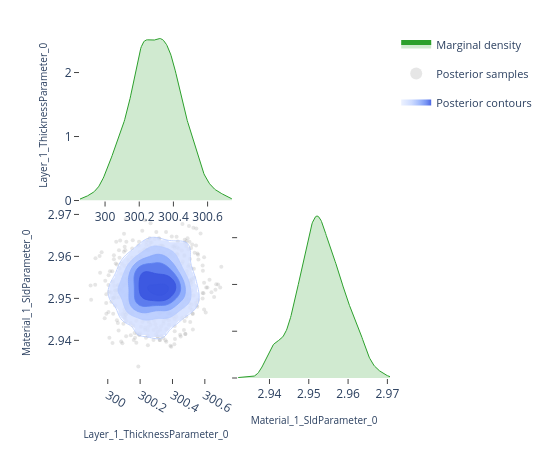

Notebook cell for this chart:
### Code cell
# ---- Pairwise focus: thickness vs SLD ---------------------------------------
# A 2-parameter corner plot zooms in on the joint posterior for a specific
# pair.  This is the same view the EasyReflectometryApp's "2D Heatmap"
# sub-tab uses to inspect parameter degeneracies.


params_of_interest = ['Layer_1_ThicknessParameter_0', 'Material_1_SldParameter_0']
idx = [posterior.param_names.index(p) for p in params_of_interest]
subset_draws = np.asarray(posterior.draws)[:, idx]

fig = plot_corner(subset_draws, params_of_interest)
fig.show()

### Figure 1 — Plotly figure (JSON) as saved in the notebook; plotly's stock layout.template omitted (floating-point values rounded to 4 significant figures; data arrays with more than 128 entries replaced by an {"elided": "..."} marker saying what was removed)
{"data": [{"fill": "tozeroy", "fillcolor": "rgba(44, 160, 44, 0.22)", "hoverinfo": "skip", "legendgroup": "marginal", "line": {"color": "rgb(44, 160, 44)", "width": 1}, "mode": "lines", "name": "Marginal density", "showlegend": true, "type": "scatter", "x": {"elided": "256 float values"}, "xaxis": "x", "y": {"elided": "256 float values"}, "yaxis": "y"}, {"hoverinfo": "skip", "legendgroup": "scatter", "marker": {"color": "rgba(140, 140, 140, 0.22)", "size": 4}, "mode": "markers", "name": "Posterior samples", "showlegend": true, "type": "scatter", "x": {"elided": "720 float values"}, "xaxis": "x3", "y": {"elided": "720 float values"}, "yaxis": "y3", "zorder": 0}, {"colorscale": [[0.0, "rgba(224, 233, 255, 0.62)"], [0.35, "rgba(183, 203, 255, 0.70)"], [0.6, "rgba(138, 169, 252, 0.78)"], [0.82, "rgba(96, 131, 242, 0.84)"], [1.0, "rgba(58, 86, 224, 0.90)"]], "connectgaps": false, "contours": {"coloring": "fill", "end": 160.3, "showlabels": false, "showlines": false, "size": 25.32, "start": 33.76}, "hoverinfo": "skip", "legendgroup": "contour", "name": "Posterior contours", "showlegend": true, "showscale": false, "type": "contour", "x": [299.9, 299.9, 299.9, 299.9, 299.9, 299.9, 299.9, 299.9, 299.9, 300.0, 300.0, 300.0, 300.0, 300.0, 300.0, 300.0, 300.0, 300.0, 300.1, 300.1, 300.1, 300.1, 300.1, 300.1, 300.1, 300.1, 300.1, 300.2, 300.2, 300.2, 300.2, 300.2, 300.2, 300.2, 300.2, 300.2, 300.3, 300.3, 300.3, 300.3, 300.3, 300.3, 300.3, 300.3, 300.3, 300.4, 300.4, 300.4, 300.4, 300.4, 300.4, 300.4, 300.4, 300.4, 300.5, 300.5, 300.5, 300.5, 300.5, 300.5, 300.5, 300.5, 300.6, 300.6, 300.6, 300.6, 300.6, 300.6, 300.6, 300.6, 300.6, 300.7, 300.7, 300.7, 300.7, 300.7, 300.7, 300.7, 300.7, 300.7], "xaxis": "x3", "y": [2.932, 2.933, 2.933, 2.933, 2.934, 2.934, 2.935, 2.935, 2.936, 2.936, 2.937, 2.937, 2.938, 2.938, 2.939, 2.939, 2.94, 2.94, 2.941, 2.941, 2.942, 2.942, 2.943, 2.943, 2.944, 2.944, 2.945, 2.945, 2.946, 2.946, 2.947, 2.947, 2.948, 2.948, 2.949, 2.949, 2.95, 2.95, 2.951, 2.951, 2.952, 2.952, 2.953, 2.953, 2.954, 2.954, 2.955, 2.955, 2.956, 2.956, 2.956, 2.957, 2.957, 2.958, 2.958, 2.959, 2.959, 2.96, 2.96, 2.961, 2.961, 2.962, 2.962, 2.963, 2.963, 2.964, 2.964, 2.965, 2.965, 2.966, 2.966, 2.967, 2.967, 2.968, 2.968, 2.969, 2.969, 2.97, 2.97, 2.971], "yaxis": "y3", "z": {"elided": "80x80 float values"}, "zmax": 160.3, "zmin": 33.76, "zorder": 1}, {"colorscale": [[0.0, "rgba(183, 203, 255, 0.94)"], [0.35, "rgba(183, 203, 255, 0.94)"], [0.35, "rgba(138, 169, 252, 0.95)"], [0.6, "rgba(138, 169, 252, 0.95)"], [0.6, "rgba(96, 131, 242, 0.96)"], [0.82, "rgba(96, 131, 242, 0.96)"], [0.82, "rgba(58, 86, 224, 0.98)"], [1.0, "rgba(58, 86, 224, 0.98)"]], "contours": {"coloring": "lines", "end": 160.3, "showlabels": false, "size": 25.32, "start": 33.76}, "hoverinfo": "skip", "legendgroup": "contour", "line": {"width": 0.9}, "showlegend": false, "showscale": false, "type": "contour", "x": [299.9, 299.9, 299.9, 299.9, 299.9, 299.9, 299.9, 299.9, 299.9, 300.0, 300.0, 300.0, 300.0, 300.0, 300.0, 300.0, 300.0, 300.0, 300.1, 300.1, 300.1, 300.1, 300.1, 300.1, 300.1, 300.1, 300.1, 300.2, 300.2, 300.2, 300.2, 300.2, 300.2, 300.2, 300.2, 300.2, 300.3, 300.3, 300.3, 300.3, 300.3, 300.3, 300.3, 300.3, 300.3, 300.4, 300.4, 300.4, 300.4, 300.4, 300.4, 300.4, 300.4, 300.4, 300.5, 300.5, 300.5, 300.5, 300.5, 300.5, 300.5, 300.5, 300.6, 300.6, 300.6, 300.6, 300.6, 300.6, 300.6, 300.6, 300.6, 300.7, 300.7, 300.7, 300.7, 300.7, 300.7, 300.7, 300.7, 300.7], "xaxis": "x3", "y": [2.932, 2.933, 2.933, 2.933, 2.934, 2.934, 2.935, 2.935, 2.936, 2.936, 2.937, 2.937, 2.938, 2.938, 2.939, 2.939, 2.94, 2.94, 2.941, 2.941, 2.942, 2.942, 2.943, 2.943, 2.944, 2.944, 2.945, 2.945, 2.946, 2.946, 2.947, 2.947, 2.948, 2.948, 2.949, 2.949, 2.95, 2.95, 2.951, 2.951, 2.952, 2.952, 2.953, 2.953, 2.954, 2.954, 2.955, 2.955, 2.956, 2.956, 2.956, 2.957, 2.957, 2.958, 2.958, 2.959, 2.959, 2.96, 2.96, 2.961, 2.961, 2.962, 2.962, 2.963, 2.963, 2.964, 2.964, 2.965, 2.965, 2.966, 2.966, 2.967, 2.967, 2.968, 2.968, 2.969, 2.969, 2.97, 2.97, 2.971], "yaxis": "y3", "z": {"elided": "80x80 float values"}, "zmax": 160.3, "zmin": 33.76, "zorder": 2}, {"fill": "tozeroy", "fillcolor": "rgba(44, 160, 44, 0.22)", "hoverinfo": "skip", "legendgroup": "marginal", "line": {"color": "rgb(44, 160, 44)", "width": 1}, "mode": "lines", "name": "Marginal density", "showlegend": false, "type": "scatter", "x": {"elided": "256 float values"}, "xaxis": "x4", "y": {"elided": "256 float values"}, "yaxis": "y4"}], "layout": {"height": 450, "legend": {"font": {"size": 11}, "itemsizing": "constant", "orientation": "v", "x": 1.02, "xanchor": "left", "y": 1.0, "yanchor": "top"}, "margin": {"b": 60, "l": 80, "r": 160, "t": 30}, "plot_bgcolor": "white", "showlegend": true, "width": 550, "xaxis": {"anchor": "y", "domain": [0.0, 0.49], "showgrid": false, "ticks": "outside", "zeroline": false}, "xaxis2": {"anchor": "y2", "domain": [0.51, 1.0], "showgrid": false, "ticks": "outside", "visible": false, "zeroline": false}, "xaxis3": {"anchor": "y3", "domain": [0.0, 0.49], "showgrid": false, "ticks": "outside", "title": {"font": {"size": 10}, "text": "Layer_1_ThicknessParameter_0"}, "zeroline": false}, "xaxis4": {"anchor": "y4", "domain": [0.51, 1.0], "showgrid": false, "ticks": "outside", "title": {"font": {"size": 10}, "text": "Material_1_SldParameter_0"}, "zeroline": false}, "yaxis": {"anchor": "x", "domain": [0.51, 1.0], "showgrid": false, "ticks": "outside", "title": {"font": {"size": 10}, "text": "Layer_1_ThicknessParameter_0"}, "zeroline": false}, "yaxis2": {"anchor": "x2", "domain": [0.51, 1.0], "showgrid": false, "ticks": "outside", "visible": false, "zeroline": false}, "yaxis3": {"anchor": "x3", "domain": [0.0, 0.49], "showgrid": false, "ticks": "outside", "title": {"font": {"size": 10}, "text": "Material_1_SldParameter_0"}, "zeroline": false}, "yaxis4": {"anchor": "x4", "domain": [0.0, 0.49], "showgrid": false, "showticklabels": false, "ticks": "outside", "zeroline": false}}}
